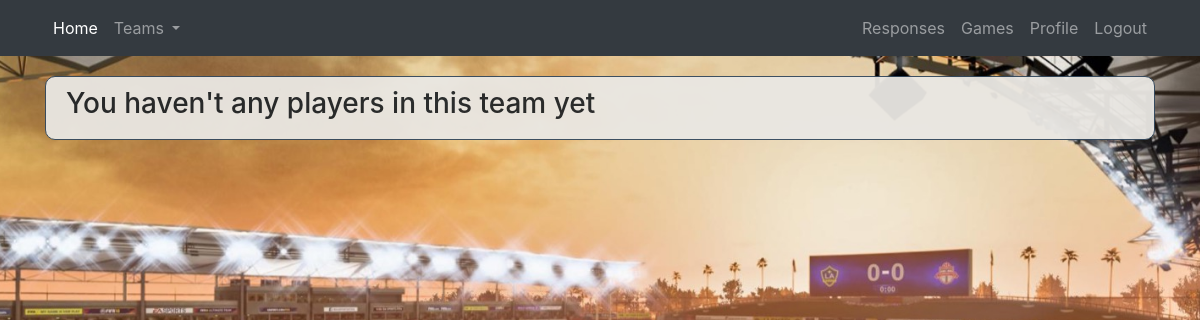
The page /team/team/detail/4/ (signed in) on the database as committed earlier.
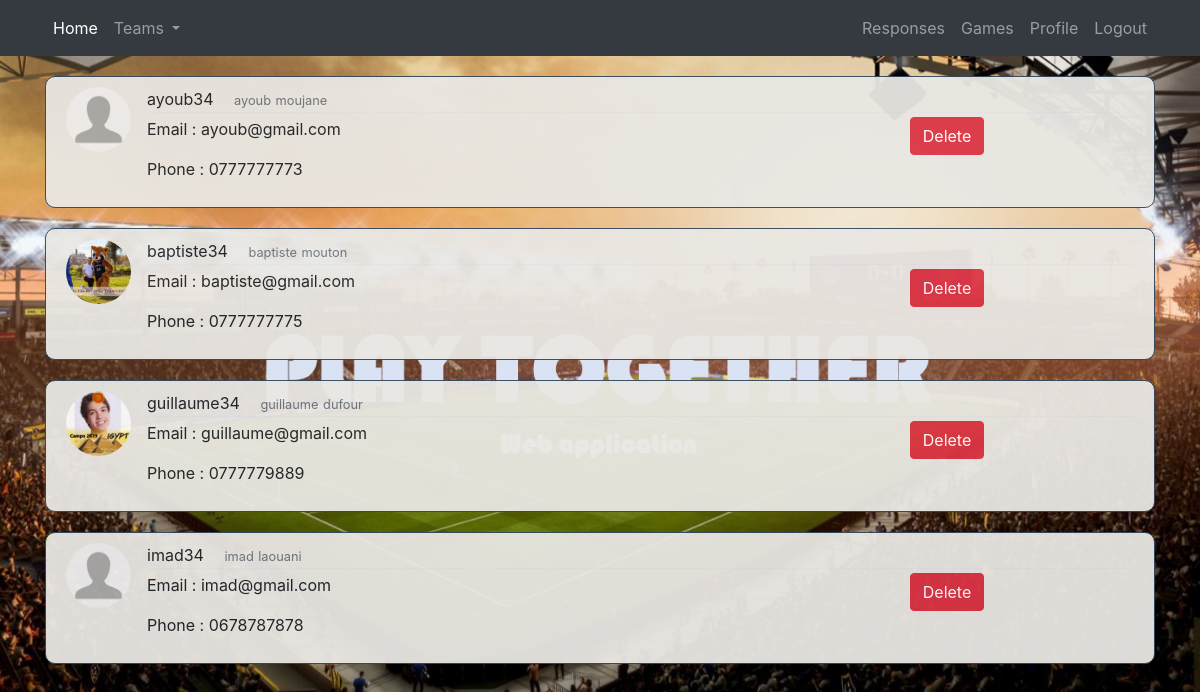
The same page on the database as committed later.
### team/models.py (models this page shows)
class BelongToTeam (models.Model):
	team = models.ForeignKey(Team, on_delete=models.CASCADE, null=True)
	player = models.ForeignKey(Account, on_delete=models.CASCADE, null=True)

### account/models.py (models this page shows, shortened)
class Account(AbstractBaseUser):
	username = models.CharField(max_length=30, unique=True)
	first_name = models.CharField(max_length=30, unique=False)
	last_name = models.CharField(max_length=30, unique=False)
	email = models.EmailField(verbose_name="email", max_length=60, unique=True)
	is_captain = models.BooleanField(default=False)
	city = models.CharField(max_length=30)
	numTel = models.CharField(verbose_name="phone", max_length=10, unique=True)
	image = models.ImageField(default='default.jpg', upload_to='profile_pics')
	date_joined = models.DateTimeField(verbose_name='date joined', auto_now_add=True)
	last_login = models.DateTimeField(verbose_name='last login', auto_now=True)
	is_admin = models.BooleanField(default=False)
	is_active = models.BooleanField(default=True)
	is_staff = models.BooleanField(default=False)
	is_superuser = models.BooleanField(default=False)
	USERNAME_FIELD = 'email'
	REQUIRED_FIELDS = ['username','first_name','last_name','is_captain', 'city', 'numTel']
	objects = MyAccountManager()

### team/views.py (the view)
# urls.py: path('team/detail/<int:pk>/', MyTeamDetail, name='team_detail'),
@login_required
@user_passes_test(is_captain_check, login_url='home')
def MyTeamDetail(request, pk):
	team = Team.objects.get(id=pk)
	myplayers = BelongToTeam.objects.filter(team=team)
	myplayerstab=[]
	for i in myplayers:
		myplayerstab.append(i)
	playerbelongtoteam = myplayerstab
	context={'playerbelongtoteam':playerbelongtoteam}
	return render(request, 'team/see_my_team.html', context)

### team/views.py (called while the page is built)
def is_captain_check(user):
	return user.is_captain

### team/templates/team/see_my_team.html
{% extends "project/base.html" %}
{% load crispy_forms_tags %}
{% block content %}
{% if playerbelongtoteam %}
{% for playerbelong in playerbelongtoteam %}
<article class="media content-section">
	<img class="rounded-circle article-img" src="{{ playerbelong.player.image.url }}">
	<div class="media-body">
		<div class="article-metadata">
			<a class="mr-3">{{ playerbelong.player.username }}</a>
			<small class="text-muted">{{ playerbelong.player.first_name}}</small>
			<small class="text-muted">{{ playerbelong.player.last_name}}</small>
		</div>
		<div class="row">
			<div class="col-md-6">
				<p class="article-content">Email : {{ playerbelong.player.email }}</p>
				<p class="article-content">Phone : {{ playerbelong.player.numTel }}</p>
			</div>
			<div class="col-md-3"></div>
			<div class="col-md-3">
				<a class="btn btn-danger" href="{% url 'delete_player' playerbelong.id  %}">Delete</a>
			</div>
		</div>
	</div>
</article>
{% endfor %}
{% else %}
<div class="content-section">
	<h3>You haven't any players in this team yet</h3>
</div>
{% endif %}
{% endblock content %}

### project/templates/project/base.html (shortened to what this page needs)
{% load static %}
<!DOCTYPE html>
<html>
<head>
    <link rel="stylesheet" href="https://stackpath.bootstrapcdn.com/bootstrap/4.4.1/css/bootstrap.min.css">
    <link rel="stylesheet" type="text/css" href="{% static 'project/main3.css' %}">
</head>
<body>
	<header class="site-header">
		<nav class="navbar navbar-expand-lg navbar-dark bg-dark">
			<div class="container">
				<div class="collapse navbar-collapse" id="navbarToggle">
					<ul class="navbar-nav">
						<li class="nav-item active">
							<a class="nav-link" href="{% url 'home' %}">Home</a>
						</li>
						{% if user.is_captain %}
						<li class="nav-item dropdown">
							<a class="nav-link dropdown-toggle" href="#" id="navbarDropdown" role="button" data-toggle="dropdown" aria-haspopup="true" aria-expanded="false">
								Teams
							</a>
						</li>
						{% endif %}
				</div>
				<div class="navbar-nav">
					{% if user.is_authenticated %}
						{% if user.is_captain %}
							<li class="nav-item">
								<a class="nav-link" href="{% url 'proposition_response' %}">Responses</a>
							</li>
							<li class="nav-item">
								<a class="nav-link" href="{% url 'proposition_list' %}">Games</a>
							</li>
						{% endif %}
							<li class="nav-item">
								<a class="nav-link" href="{% url 'profile' %}">Profile</a>
							</li>
							<li class="nav-item">
								<a class="nav-link" href="{% url 'logout' %}">Logout</a>
							</li>
					{% endif %}
				</div>
			</div>
		</nav>
	</header>
	<main class="container">
		<div class="">
		{% block content %}{% endblock %}
		</div>
	</main>
</body>
</html>

### project/static/project/main3.css (style rules this page uses)
body { background-image: url("./home-image2.jpg"); background-attachment: fixed; background-position: center; background-repeat: no-repeat; background-size: cover; }
.content-section { background: #E9E7E3 ; opacity: 0.95; margin-right: auto; margin-left: auto; padding: 10px 20px; border : 1px solid #34495E; border-radius: 10px; margin-bottom: 20px; margin-top: 20px; }
.article-content { white-space: pre-line; }
.article-img { height: 65px; width: 65px; margin-right: 16px; }
.article-metadata { padding-bottom: 1px; margin-bottom: 4px; border-bottom: 1px solid #e3e3e3 }

Rows that differ between the two databases and show on the page:
added BelongToTeam: player.image (placeholder picture), player.username "ayoub34", player.first_name "ayoub", player.last_name "moujane", player.email "ayoub@gmail.com", player.numTel "0777777773"
added BelongToTeam: player.image (picture), player.username "baptiste34", player.first_name "baptiste", player.last_name "mouton", player.email "baptiste@gmail.com", player.numTel "0777777775"
added BelongToTeam: player.image (picture), player.username "guillaume34", player.first_name "guillaume", player.last_name "dufour", player.email "guillaume@gmail.com", player.numTel "0777779889"
added BelongToTeam: player.image (placeholder picture), player.username "imad34", player.first_name "imad", player.last_name "laouani", player.email "imad@gmail.com", player.numTel "0678787878"
Other text that changed with them:
text no longer shown: "You haven't any players in this team yet"
